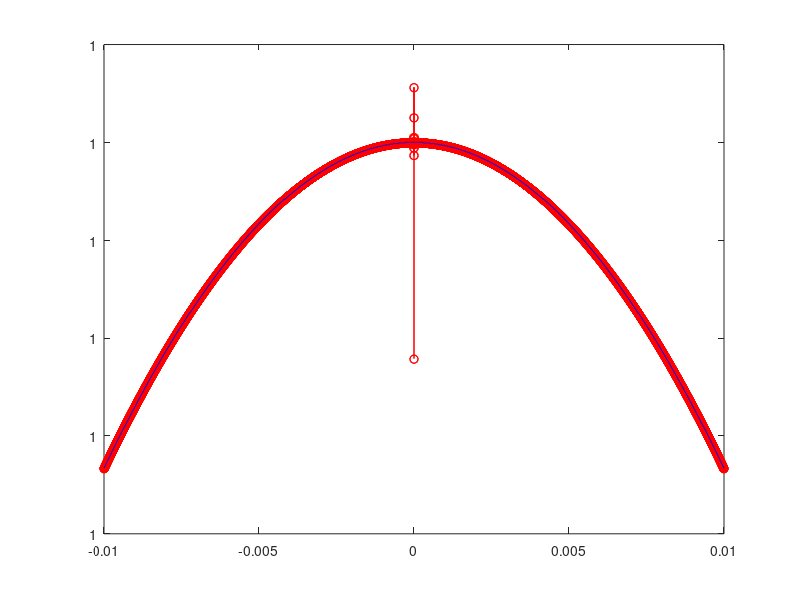

Recreate this plot in MATLAB.
a=-0.01;
b=0.01;
n=10000;
h=(b-a)/n;

x=a:h:b;
sx = sin(x);
cs = cos(x);
y1= (1-cs.*cs)./(x.*x);
y2=sx.*sx./(x.*x);
plot(x,y1,'r-o', x,y2, 'b-')